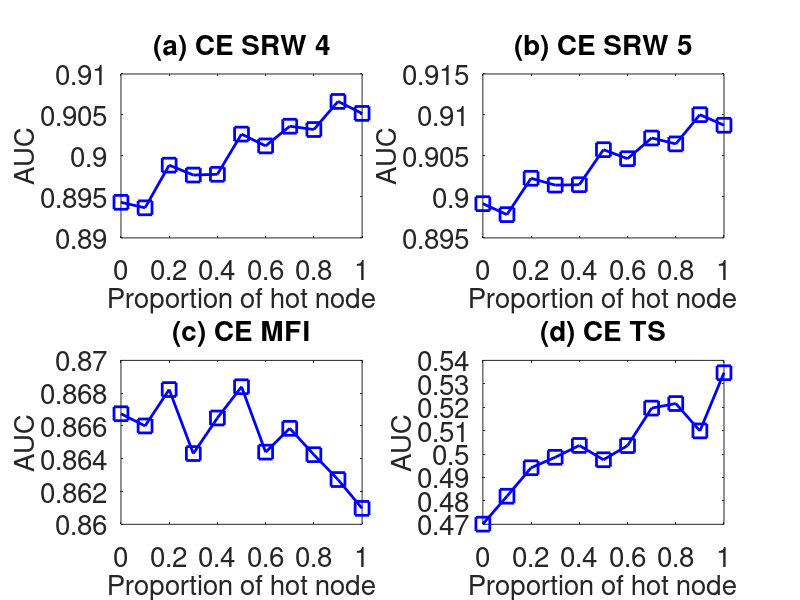

The MATLAB script that drew this image:
subplot(2,2,1);
x=0:0.1:1;
y=[0.8943436
0.8936712
0.8988772
0.89767
0.89776
0.902666
0.901224
0.9036252
0.9032224
0.906652
0.905189

];
plot(x,y,'-bs','LineWidth',2,'MarkerSize',10);
set(gca,'FontSize',20);
xlabel('Proportion of hot node','fontsize',20);
ylabel('AUC','fontsize',20);
title('(a) CE SRW 4','fontsize',20);

subplot(2,2,2);
x=0:0.1:1;
y=[0.8991768
0.8978392
0.9022756
0.901442
0.9014888
0.9057636
0.9046642
0.9071894
0.9064704
0.910034
0.9087468

];
plot(x,y,'-bs','LineWidth',2,'MarkerSize',10);
set(gca,'FontSize',20);
xlabel('Proportion of hot node','fontsize',20);
ylabel('AUC','fontsize',20);
title('(b) CE SRW 5','fontsize',20);

subplot(2,2,3);
x=0:0.1:1;
y=[0.866746
0.866
0.86822
0.864316
0.8664868
0.8683922
0.864404
0.8658556
0.8642474
0.8627304
0.860972

];
plot(x,y,'-bs','LineWidth',2,'MarkerSize',10);
set(gca,'FontSize',20);
xlabel('Proportion of hot node','fontsize',20);
ylabel('AUC','fontsize',20);
title('(c) CE MFI','fontsize',20);


subplot(2,2,4);
x=0:0.1:1;
y=[0.4700784
0.48199
0.494152
0.4986156
0.503674
0.4975688
0.5036084
0.5196248
0.5215762
0.509888
0.5347228
];
plot(x,y,'-bs','LineWidth',2,'MarkerSize',10);
set(gca,'FontSize',20);
xlabel('Proportion of hot node','fontsize',20);
ylabel('AUC','fontsize',20);
title('(d) CE TS','fontsize',20);
